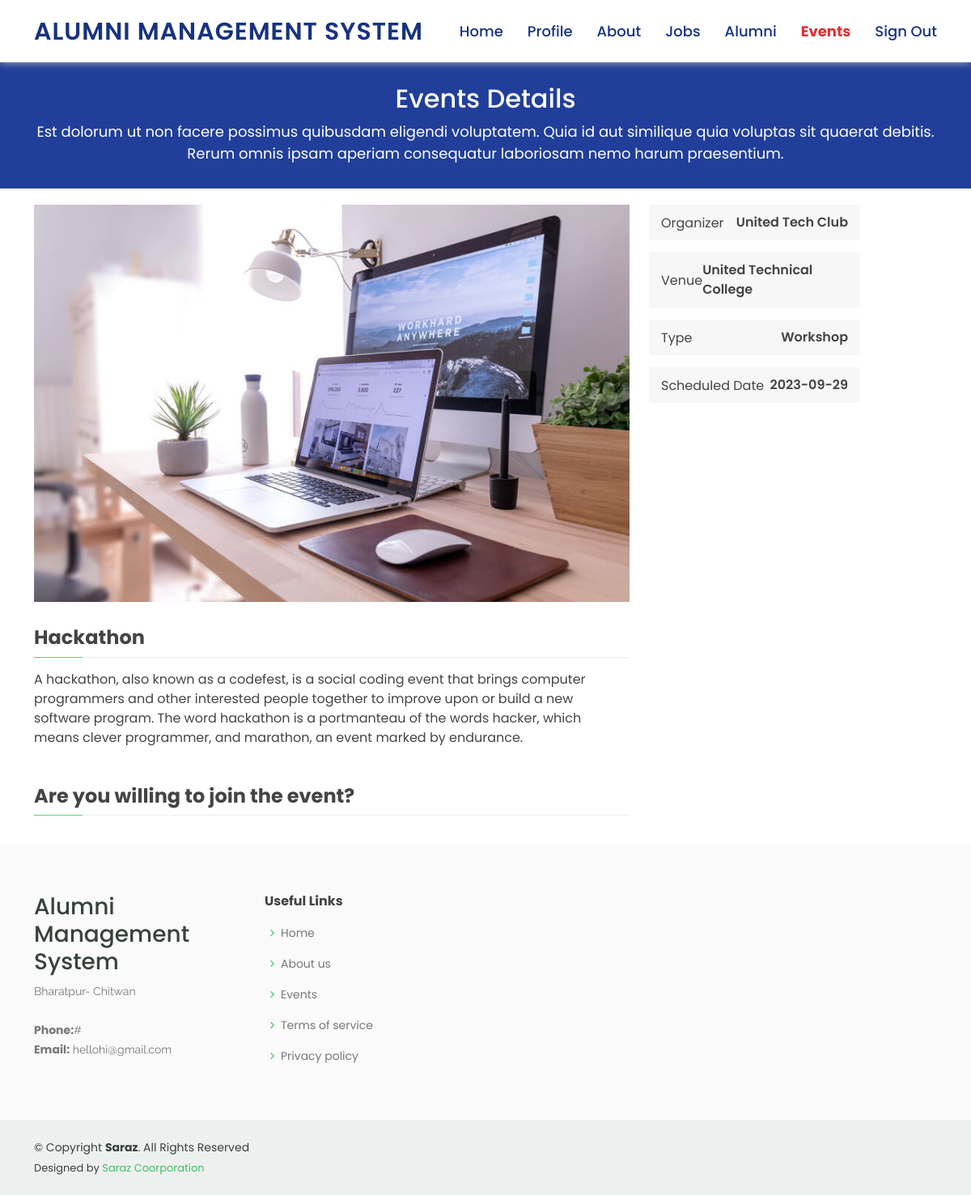
The app's page /events-details.php?id=1 (signed in) with its own data.
### tables this page shows
CREATE TABLE `events` (
  `event_id` int(11) NOT NULL,
  `event_title` varchar(255) NOT NULL,
  `organizer` varchar(255) NOT NULL,
  `organizer_email` varchar(255) NOT NULL,
  `type` varchar(100) NOT NULL,
  `venue` varchar(255) NOT NULL,
  `date_and_time` date NOT NULL,
  `description` text NOT NULL,
  `join_event` text NOT NULL,
  `banner_image` varchar(255) NOT NULL DEFAULT '2.png'
);

### events-details.php (the view, shortened to what this page needs)
<?php include 'head/header.php';
 include ('config/db.php');
 $event_id= $_GET['id'];
 $sql = "SELECT * FROM events where event_id ='$event_id' ";
 $result = $conn->query($sql);
 $row = $result->fetch_assoc();
?>
<main id="main">
  <div class="breadcrumbs" data-aos="fade-in">
    <div class="container">
      <h2>Events Details</h2>
      <p>Est dolorum ut non facere possimus quibusdam eligendi voluptatem. Quia id aut similique quia voluptas sit quaerat debitis. Rerum omnis ipsam aperiam consequatur laboriosam nemo harum praesentium. </p>
    </div>
  </div>
  <section id="course-details" class="course-details">
    <div class="container" data-aos="fade-up">
      <div class="row">
        <div class="col-lg-8">
          <img src="assets/img/events-1.jpg" class="img-fluid" alt="">
          <h3><?=$row['event_title']?></h3>
          <p>
          <?=$row['description']?>
          </p>
        </div>
        <div class="col-lg-4">
          <div class="course-info d-flex justify-content-between align-items-center">
            <h5>Organizer</h5>
            <p><?=$row['organizer']?></p>
          </div>
          <div class="course-info d-flex justify-content-between align-items-center">
            <h5>Venue </h5>
            <p> <?=$row['venue']?>  </p>
          </div>
          <div class="course-info d-flex justify-content-between align-items-center">
            <h5>Type</h5>
            <p><?=$row['type']?></p>
          </div>
          <div class="course-info d-flex justify-content-between align-items-center">
            <h5>Scheduled Date</h5>
            <p><?=$row['date_and_time']?></p>
          </div>
        </div>
        <div class="col-lg-8">
          <h3> Are you willing to join the event?</h3>
        </div>
      </div>
    </div>
  </section>
</main>
<?php include 'head/footer.php'; ?>

### assets/css/style.css (style rules this page uses)
* { font-family: "Poppins", sans-serif; }
body { color: #444444; }
section { padding: 20px 0; overflow: hidden; }
.breadcrumbs { margin-top: 73px; text-align: center; background-color:#213f9a; ; padding: 30px 0; color: #fff; }
.breadcrumbs h2 { font-size: 32px; font-weight: 500; }
.breadcrumbs p { font-size: 18px; margin-bottom: 0; }
.course-details h3 { font-size: 24px; margin: 30px 0 15px 0; font-weight: 700; position: relative; padding-bottom: 10px; }
.course-details h3:before { content: ""; position: absolute; display: block; width: 100%; height: 1px; background: #eef0ef; bottom: 0; left: 0; }
.course-details h3:after { content: ""; position: absolute; display: block; width: 60px; height: 1px; background: #5fcf80; bottom: 0; left: 0; }
.course-details .course-info { background: #f6f7f6; padding: 10px 15px; margin-bottom: 15px; }
.course-details .course-info h5 { font-weight: 400; font-size: 16px; margin: 0; font-family: "Poppins", sans-serif; }
.course-details .course-info p { margin: 0; font-weight: 600; }

### records on screen
events: event_title "Hackathon", description "A hackathon, also known as a codefest, is a social coding event that brings computer programmers and other interested people together to improve upon or build a new software program. The word hackathon is a portmanteau of the words hacker, which means clever programmer, and marathon, an event marked by endurance.", organizer "United Tech Club", venue "United Technical College", type "Workshop", date_and_time "2023-09-29"
